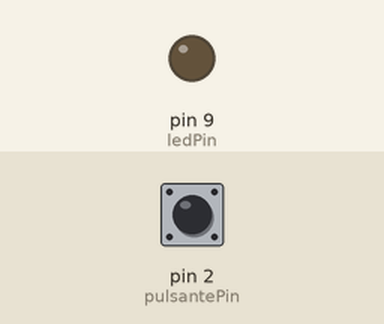
Recording of a sketch running on a simulated Arduino Uno, built with avr-gcc and run on an emulated ATmega328P. Parts: output pins drawn as LEDs (lit = HIGH). Inputs (shaded band) come from the test bench; at power-on: pin 2 (pulsantePin) LOW.

Above: at 1.2 s.
1.3 s: pin 2 (pulsantePin) pulled HIGH for 0.15 s
At 1.7 s:
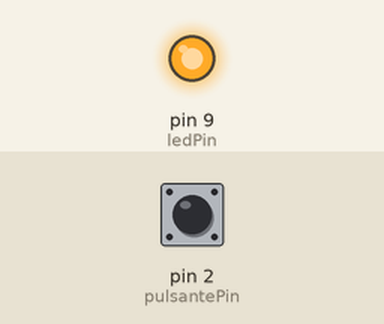
2.9 s: pin 2 (pulsantePin) pulled HIGH for 1 s
At 4.1 s:
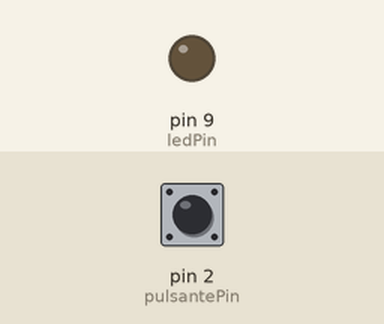
5.4 s: pin 2 (pulsantePin) pulled HIGH for 3.2 s
At 6.2 s:
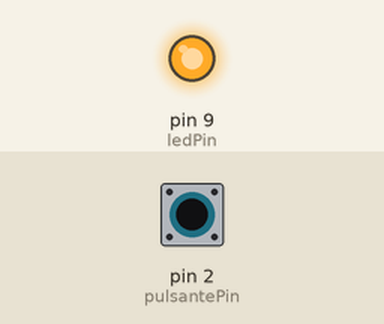
Timing chart, 0 to 8.4 s (numbered marks = the images above; inputs shaded):
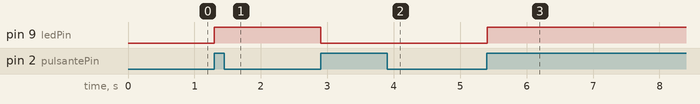

The sketch:

interruttore.ino
```cpp
int ledPin = 9;
int pulsantePin = 2;
int ledStato = LOW;
int pulsanteStato = LOW;

void setup(){
  pinMode(ledPin, OUTPUT);
  pinMode(pulsantePin, INPUT);
  digitalWrite(ledPin, ledStato);
}

void loop(){
  int lettura = digitalRead(pulsantePin);
  if(lettura != pulsanteStato and lettura == HIGH){
    ledStato = !ledStato;
    digitalWrite(ledPin, ledStato);
  }
  pulsanteStato = lettura;
  delay(10);
}
```

Measured:
- after the input at 1.3 s, pin 9 (ledPin): LOW → HIGH at once
- after the input at 2.9 s, pin 9 (ledPin): HIGH → LOW at once
- after the input at 5.4 s, pin 9 (ledPin): LOW → HIGH at once
